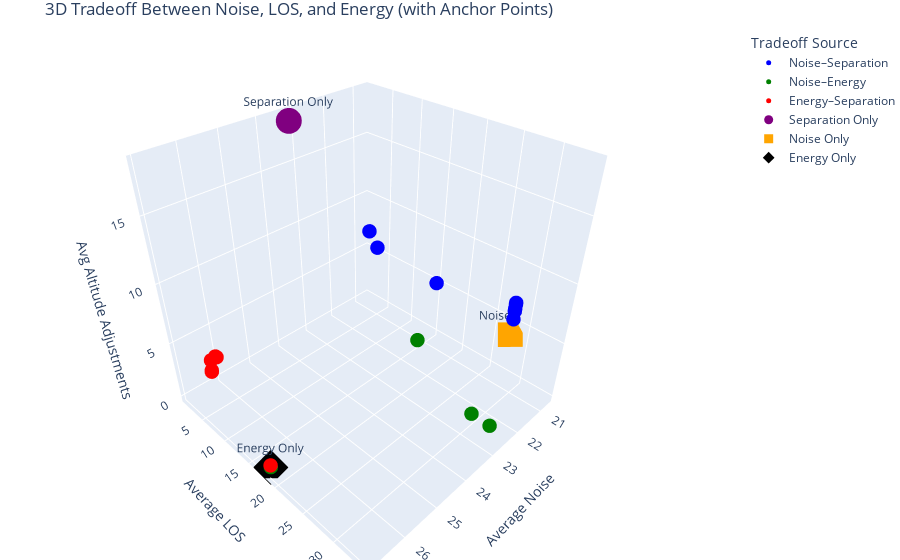

This figure's notebook cell:
### Code cell
import matplotlib.pyplot as plt
from mpl_toolkits.mplot3d import Axes3D
import json
import numpy as np
import pandas as pd
import plotly.graph_objs as go

# === FILE GROUPS ===
noise_separation_files = {
    'log/test_models_full_results/noise_00_energy_00_separation_10.json': 0,
    'log/test_models_full_results/noise_005_energy_00_separation_095.json': 0.05,
    'log/test_models_full_results/noise_01_energy_00_separation_09.json': 0.1,
    'log/test_models_full_results/noise_015_energy_00_separation_085.json': 0.15,
    'log/test_models_full_results/noise_02_energy_00_separation_08.json': 0.2,
    'log/test_models_full_results/noise_025_energy_00_separation_075.json': 0.25,
    'log/test_models_full_results/noise_03_energy_00_separation_07.json': 0.3,
    'log/test_models_full_results/noise_035_energy_00_separation_065.json': 0.35,
    'log/test_models_full_results/noise_04_energy_00_separation_06.json': 0.4,
    'log/test_models_full_results/noise_045_energy_00_separation_055.json': 0.45,
    'log/test_models_full_results/noise_05_energy_00_separation_05.json': 0.5,
    'log/test_models_full_results/noise_10_energy_00_separation_00.json': 1.0
}

noise_energy_files = {
    'log/test_models_full_results/noise_00_energy_10_separation_00.json': 0.0,
    'log/test_models_full_results/noise_0025_energy_0975_separation_00.json': 0.025,
    'log/test_models_full_results/noise_005_energy_095_separation_00.json': 0.05,
    'log/test_models_full_results/noise_0075_energy_0925_separation_00.json': 0.075,
    'log/test_models_full_results/noise_01_energy_09_separation_00.json': 0.1,
    'log/test_models_full_results/noise_0125_energy_0875_separation_00.json': 0.125,
    'log/test_models_full_results/noise_015_energy_085_separation_00.json': 0.15,
    'log/test_models_full_results/noise_0175_energy_0825_separation_00.json': 0.175,
    'log/test_models_full_results/noise_02_energy_08_separation_00.json': 0.2,
    'log/test_models_full_results/noise_03_energy_07_separation_00.json': 0.3,
    'log/test_models_full_results/noise_10_energy_00_separation_00.json': 1.0
}

energy_separation_files = {
    'log/test_models_full_results/noise_00_energy_00_separation_10.json': 0.0,
    'log/test_models_full_results/noise_00_energy_005_separation_095.json': 0.05,
    'log/test_models_full_results/noise_00_energy_01_separation_09.json': 0.1,
    'log/test_models_full_results/noise_00_energy_015_separation_085.json': 0.15,
    'log/test_models_full_results/noise_00_energy_02_separation_08.json': 0.2,
    'log/test_models_full_results/noise_00_energy_025_separation_075.json': 0.25,
    'log/test_models_full_results/noise_00_energy_03_separation_07.json': 0.3,
    'log/test_models_full_results/noise_00_energy_04_separation_06.json': 0.35,
    'log/test_models_full_results/noise_00_energy_04_separation_06.json': 0.4,
    'log/test_models_full_results/noise_00_energy_045_separation_055.json': 0.45
}

# === Helper to extract consistent metrics ===
def extract_metrics(file_path):
    with open(file_path) as f:
        data = json.load(f)

    los_list = [entry['los'] for entry in data]
    noise_vals = [v for entry in data for v in entry['avg_noise'].values()]
    alt_adj_vals = [v for entry in data for v in entry['num_alt_adjustments'].values()]

    return (
        np.mean(noise_vals),
        np.mean(los_list),
        np.mean(alt_adj_vals)
    )

# === Gather all points ===
points = []
anchor_points = {}

for file_dict, label in zip(
    [noise_separation_files, noise_energy_files, energy_separation_files],
    ["Noise–Separation", "Noise–Energy", "Energy–Separation"]
):
    for path in file_dict:
        try:
            noise, los, energy = extract_metrics(path)
            is_anchor = (
                "noise_10_energy_00_separation_00" in path or
                "noise_00_energy_10_separation_00" in path or
                "noise_00_energy_00_separation_10" in path
            )
            if is_anchor:
                if "separation_10" in path:
                    anchor_points["Separation Only"] = (noise, los, energy)
                elif "noise_10" in path:
                    anchor_points["Noise Only"] = (noise, los, energy)
                elif "energy_10" in path:
                    anchor_points["Energy Only"] = (noise, los, energy)
            else:
                points.append({
                    "noise": noise,
                    "los": los,
                    "energy": energy,
                    "label": label
                })
        except Exception as e:
            print(f"Error processing {path}: {e}")

# === Convert to DataFrame ===
df = pd.DataFrame(points)
color_map = {
    "Noise–Separation": "blue",
    "Noise–Energy": "green",
    "Energy–Separation": "red"
}
df['color'] = df['label'].map(color_map)

# === Create Plotly 3D Scatter Plot ===
fig = go.Figure()

# Add the multi-objective tradeoff points
for label in df['label'].unique():
    subset = df[df['label'] == label]
    fig.add_trace(go.Scatter3d(
        x=subset['noise'],
        y=subset['los'],
        z=subset['energy'],
        mode='markers',
        marker=dict(size=5, color=subset['color'].iloc[0]),
        name=label
    ))

# Add single-objective anchor points
anchor_marker_map = {
    "Separation Only": ("circle", "purple"),
    "Noise Only": ("square", "orange"),
    "Energy Only": ("diamond", "black")
}

for name, (x, y, z) in anchor_points.items():
    symbol, color = anchor_marker_map[name]
    fig.add_trace(go.Scatter3d(
        x=[x],
        y=[y],
        z=[z],
        mode='markers+text',
        marker=dict(size=9, color=color, symbol=symbol),
        text=[name],
        textposition="top center",
        name=name
    ))

fig.update_layout(
    scene=dict(
        xaxis_title='Average Noise',
        yaxis_title='Average LOS',
        zaxis_title='Avg Altitude Adjustments'
    ),
    title="3D Tradeoff Between Noise, LOS, and Energy (with Anchor Points)",
    legend_title="Tradeoff Source",
    margin=dict(l=0, r=0, b=0, t=30)
)

fig.show()

### Figure 1 — Plotly figure (JSON) as saved in the notebook; plotly's stock layout.template omitted (floating-point values rounded to 4 significant figures)
{"data": [{"marker": {"color": "blue", "size": 5}, "mode": "markers", "name": "Noise–Separation", "type": "scatter3d", "x": [21.02, 20.87, 20.79, 20.71, 20.71, 20.71, 20.7, 20.71, 20.7, 20.7], "y": [3.4, 4.32, 15.5, 28, 28, 28, 28, 28, 28, 28], "z": [7.468, 5.941, 5.262, 5.339, 6.81, 6.78, 6.062, 6.657, 6.294, 6.747]}, {"marker": {"color": "green", "size": 5}, "mode": "markers", "name": "Noise–Energy", "type": "scatter3d", "x": [26.9, 26.9, 23.03, 23.04, 22.2, 20.75, 20.73, 20.71, 26.9], "y": [18, 17.94, 34, 31.34, 18.69, 28, 27.98, 28, 18], "z": [0.001103, 0.02654, 2.029, 2.074, 2.932, 4, 4.001, 4, 0.006985]}, {"marker": {"color": "red", "size": 5}, "mode": "markers", "name": "Energy–Separation", "type": "scatter3d", "x": [26.13, 26.12, 26.37, 26.23, 26.34, 26.89, 26.89, 26.9], "y": [1.63, 1.86, 2.4, 1.28, 2.2, 17.84, 17.9, 17.93], "z": [2.578, 2.571, 1.813, 2.266, 1.813, 0.1201, 0.09801, 0.02994]}, {"marker": {"color": "purple", "size": 9, "symbol": "circle"}, "mode": "markers+text", "name": "Separation Only", "text": ["Separation Only"], "textposition": "top center", "type": "scatter3d", "x": [23.33], "y": [1.86], "z": [18.31]}, {"marker": {"color": "orange", "size": 9, "symbol": "square"}, "mode": "markers+text", "name": "Noise Only", "text": ["Noise Only"], "textposition": "top center", "type": "scatter3d", "x": [20.75], "y": [28], "z": [4.0]}, {"marker": {"color": "black", "size": 9, "symbol": "diamond"}, "mode": "markers+text", "name": "Energy Only", "text": ["Energy Only"], "textposition": "top center", "type": "scatter3d", "x": [26.9], "y": [18], "z": [0.0006618]}], "layout": {"legend": {"title": {"text": "Tradeoff Source"}}, "margin": {"b": 0, "l": 0, "r": 0, "t": 30}, "scene": {"xaxis": {"title": {"text": "Average Noise"}}, "yaxis": {"title": {"text": "Average LOS"}}, "zaxis": {"title": {"text": "Avg Altitude Adjustments"}}}, "title": {"text": "3D Tradeoff Between Noise, LOS, and Energy (with Anchor Points)"}}}
